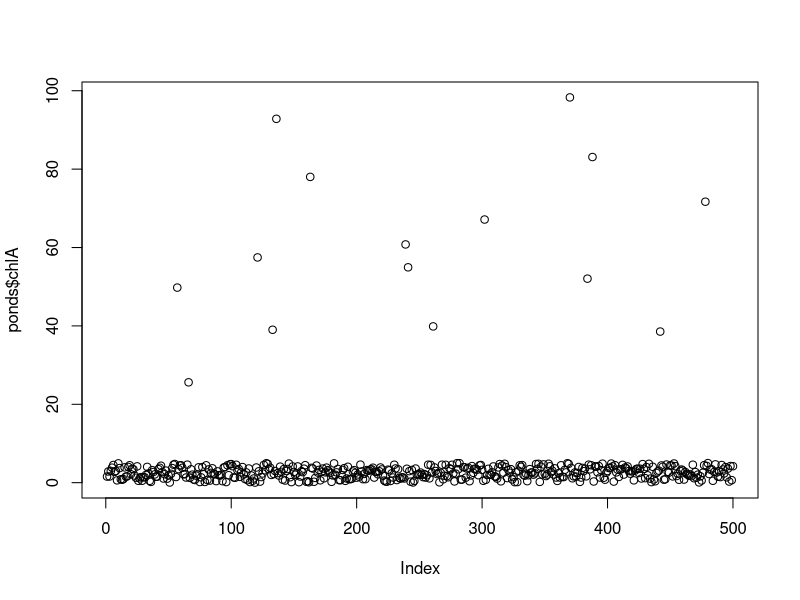

Recreate this plot in R. (Note: this script raises an error after producing the figure.)
###################################
#For Question 2
#First, read in the data
#note, we'll need to specify some na.strings, that there is a white space separating each column
#and that the header row contains the variable names
###################################

## @knitr homework1_2a-1
ponds<-read.table("../homework/ponds.txt", sep=" ", na.strings=".", header=T)

## @knitr homework1_2a-2
#####
#2a - this is the fastest method, using the arr.ind argument
which(is.na(ponds), arr.ind=T)
#####

#They are all in column 2, which is....
names(ponds)[2]

## @knitr homework1_2b
#####
#2b - fix the bad chl readings
#####
plot(ponds$chlA)
badChl<-which(ponds$chlA>20)
ponds$chlA[badChl,3]<-NA #other solutions possible

## @knitr homework1_2c
#####
#2c - fix the bad zooplankton data
#####
plot(ponds$zooplankton) #looks like the cutoff is ~ 1000
plot(ponds$zooplankton, ylim=c(0,10000))

#Now fix it using which statments
ponds$zooplankton[which(ponds$zooplankton>10000)]<-ponds$zooplankton[which(ponds$zooplankton>10000)] / 1000
plot(ponds$zooplankton) # Fixed!


## @knitr homework1_2d-1
#####
#Extra Credit
#####

#this won't work
ponds$site[which(ponds$site=="EE")]<-"E"

## @knitr reloadHW1Data
ponds<-read.table("../homework/ponds.txt", sep=" ", na.strings=".", header=T)

## @knitr homework1_2d-2
#instead, you need to do this...
ponds$site<-as.character(ponds$site)

ponds$site[which(ponds$site=="EE")]<-"E"

ponds$site<-factor(ponds$site)

## @knitr homework1_2d-3
#Or, just change the levels
levels(ponds$site)

levels(ponds$site) <- c("A", "B", "C", "D", "E")

levels(ponds$site)

## @knitr homework1_2d-4
# alternative approach
levels(ponds$site) <- c(levels(ponds$site)[1:4], "E")

ponds$site[1:10]


## @knitr homework1_exercise
# alternative approach
v1<-factor( rep(c("A", "B", "C", "D"), 10))

v2<-factor( rep(c("A1", "B1", "C1", "D1"), 10))

v3<-factor(c(as.character(v1), as.character(v2)))

v3[1:20]